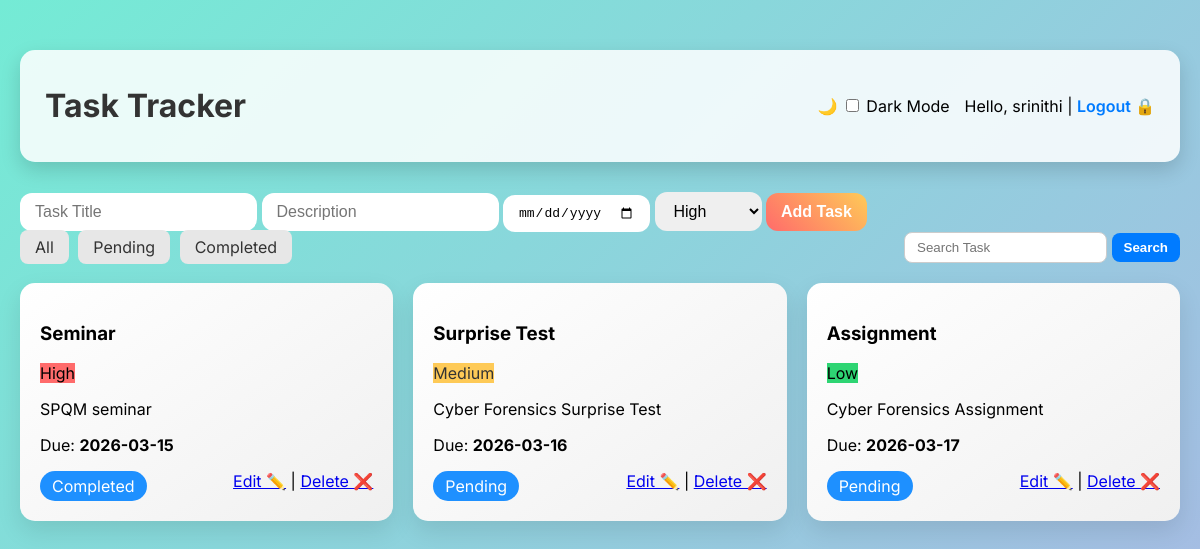
Screenshot of /index (signed in) with the database file from the repository.
### tables this page shows
CREATE TABLE tasks (
                    id INTEGER PRIMARY KEY AUTOINCREMENT,
                    user_id INTEGER NOT NULL,
                    title TEXT NOT NULL,
                    description TEXT,
                    deadline TEXT NOT NULL,
                    priority TEXT NOT NULL,
                    status TEXT NOT NULL DEFAULT 'Pending',
                    FOREIGN KEY(user_id) REFERENCES users(id)
                 );

### app.py (the view, shortened to what this page needs)
@app.route('/index', methods=['GET','POST'])
def index():
    if 'user_id' not in session:
        return redirect(url_for('login'))
    conn = get_db_connection()
    c = conn.cursor()
    filter_status = request.args.get('filter', 'All')
    search = request.args.get('search','')
    query = "SELECT * FROM tasks WHERE user_id=?"
    params = [session['user_id']]
    if filter_status != 'All':
        query += " AND status=?"
        params.append(filter_status)
    if search:
        query += " AND title LIKE ?"
        params.append(f"%{search}%")
    c.execute(query, params)
    tasks = c.fetchall()
    conn.close()
    return render_template("index.html", tasks=tasks, username=session['username'], search=search)

### app.py (called while the page is built)
def get_db_connection():
    conn = sqlite3.connect(DB)
    conn.row_factory = sqlite3.Row
    return conn

### templates/index.html (shortened to what this page needs)
<!DOCTYPE html>
<html lang="en">
<head>
    <link rel="stylesheet" href="{{ url_for('static', filename='style.css') }}">
</head>
<body>
<div class="container">
    <header>
        <h1>Task Tracker</h1>
        <div class="user-controls">
            <label class="dark-mode-label">
                🌙 <input type="checkbox" id="darkToggle"> Dark Mode
            </label>
            <span>Hello, {{ username }} | <a href="{{ url_for('logout') }}">Logout 🔒</a></span>
        </div>
    </header>
    <form method="POST" class="add-task-form">
        <input type="text" name="title" placeholder="Task Title" required>
        <input type="text" name="description" placeholder="Description">
        <input type="date" name="deadline" required>
        <select name="priority">
            <option value="High">High</option>
        </select>
        <button type="submit">Add Task</button>
    </form>
    <div class="filter-search">
        <div class="filter">
            <a href="/?filter=All">All</a>
            <a href="/?filter=Pending">Pending</a>
            <a href="/?filter=Completed">Completed</a>
        </div>
        <form method="GET" class="search">
            <input type="text" name="search" placeholder="Search Task" value="{{ search }}">
            <button type="submit">Search</button>
        </form>
    </div>
    <div class="task-cards">
        {% for task in tasks %}
        <div class="task-card">
            <div class="card-header">
                <h3>{{ task[2] }}</h3>
                <span class="priority {{ task[5]|lower }}">{{ task[5] }}</span>
            </div>
            <p>{{ task[3] }}</p>
            <p>Due: <strong>{{ task[4] }}</strong></p>
            <div class="card-footer">
                <a class="status-btn" href="/update_status/{{ task[0] }}">{{ task[6] }}</a>
                <div class="actions">
                    <a href="/edit/{{ task[0] }}">Edit ✏️</a> |
                    <a class="delete-btn" href="/delete/{{ task[0] }}">Delete ❌</a>
                </div>
            </div>
        </div>
        {% endfor %}
    </div>
</div>
</body>
</html>

### static/style.css (style rules this page uses)
body { font-family: 'Inter', sans-serif; margin: 0; padding: 0; background: linear-gradient(135deg, #74ebd5, #ACB6E5); min-height: 100vh; transition: background 0.3s, color 0.3s; }
.container { max-width: 1200px; margin: 30px auto; padding: 20px; }
header { display: flex; justify-content: space-between; align-items: center; flex-wrap: wrap; margin-bottom: 30px; background: rgba(255, 255, 255, 0.85); padding: 15px 25px; border-radius: 15px; box-shadow: 0 8px 20px rgba(0,0,0,0.15); }
header h1 { font-size: 2em; color: #333; }
.user-controls { display: flex; align-items: center; gap: 15px; flex-wrap: wrap; }
.user-controls a { text-decoration: none; font-weight: 600; color: #007bff; }
.add-task-form input, .add-task-form select, .add-task-form button { padding: 10px 15px; border-radius: 12px; border: none; font-size: 1em; }
.add-task-form button { background: linear-gradient(45deg,#ff6b6b,#feca57); color: #fff; cursor: pointer; font-weight: 600; transition: transform 0.2s; }
.filter-search { display: flex; justify-content: space-between; align-items: center; flex-wrap: wrap; margin-bottom: 20px; }
.filter a { padding: 7px 15px; border-radius: 8px; text-decoration: none; background: #e7e7e7; margin-right: 5px; color: #333; transition: all 0.2s; }
.search input { padding: 7px 12px; border-radius: 8px; border: 1px solid #ccc; }
.search button { padding: 7px 12px; border-radius: 8px; border: none; background: #007bff; color: white; cursor: pointer; font-weight: 600; }
.task-cards { display: grid; grid-template-columns: repeat(auto-fit, minmax(250px, 1fr)); gap: 20px; }
.task-card { background: linear-gradient(145deg, #fff, #f0f0f0); border-radius: 15px; padding: 20px; box-shadow: 0 10px 25px rgba(0,0,0,0.1); transition: transform 0.3s, box-shadow 0.3s; }
.priority.high { background: #ff6b6b; }
.priority.medium { background: #feca57; color: #333; }
.priority.low { background: #2ed573; }
.card-footer { display: flex; justify-content: space-between; margin-top: 15px; }
.status-btn { padding: 5px 12px; border-radius: 15px; background: #1e90ff; color: white; text-decoration: none; }

### rows the page displays
tasks: title "Seminar", priority "High", description "SPQM seminar", deadline "2026-03-15", status "Completed"
tasks: title "Surprise Test", priority "Medium", description "Cyber Forensics Surprise Test", deadline "2026-03-16", status "Pending"
tasks: title "Assignment", priority "Low", description "Cyber Forensics Assignment", deadline "2026-03-17", status "Pending"

### other values shown
{{ username }} "srinithi"
